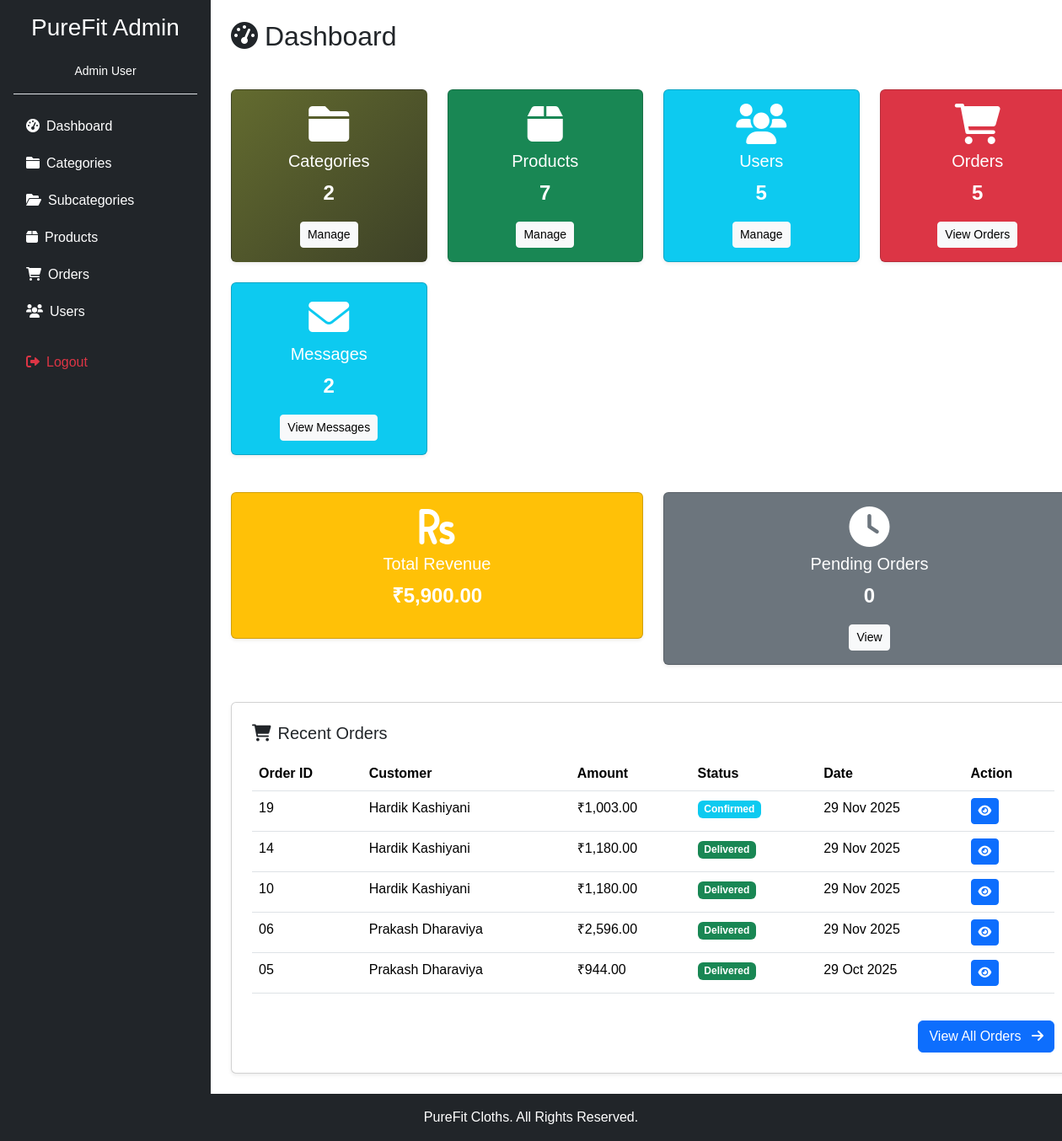
/admin/index.php (signed in), run on an earlier commit of the app's database.
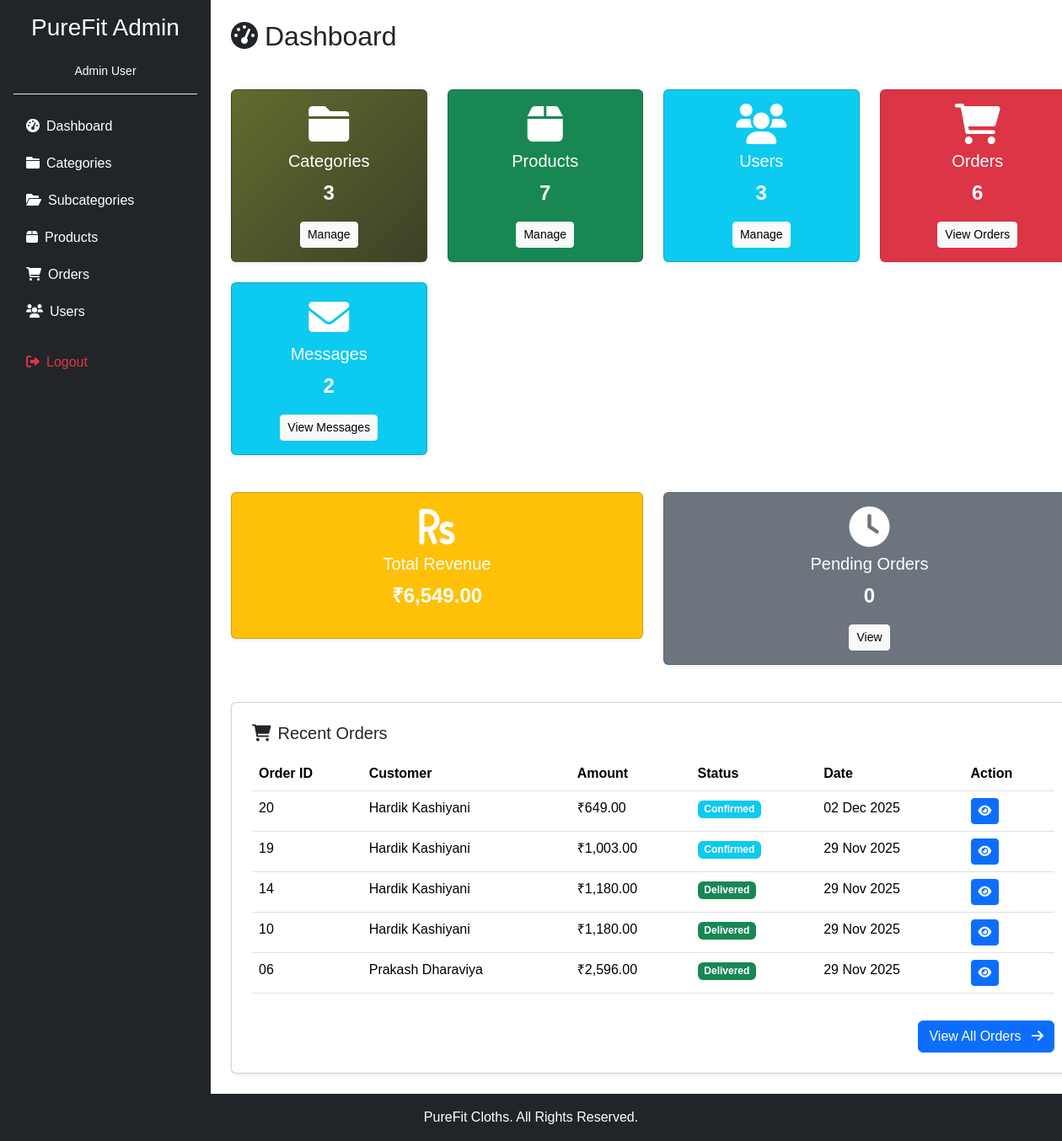
And on a later commit of the database.
### tables this page shows
CREATE TABLE `orders` (
  `order_id` int(11) NOT NULL,
  `user_id` int(11) NOT NULL,
  `total_amount` decimal(12,2) NOT NULL DEFAULT 0.00,
  `shipping_address` text NOT NULL,
  `payment_method_id` int(11) NOT NULL,
  `order_status` varchar(30) NOT NULL DEFAULT 'pending',
  `payment_status` varchar(30) NOT NULL DEFAULT 'pending',
  `transaction_id` varchar(150) DEFAULT NULL,
  `payment_notes` text DEFAULT NULL,
  `created_at` timestamp NOT NULL DEFAULT current_timestamp(),
  `updated_at` timestamp NOT NULL DEFAULT current_timestamp() ON UPDATE current_timestamp()
);

CREATE TABLE `users` (
  `user_id` int(11) NOT NULL,
  `username` varchar(60) NOT NULL,
  `email` varchar(150) NOT NULL,
  `password` varchar(255) NOT NULL,
  `first_name` varchar(80) DEFAULT NULL,
  `last_name` varchar(80) DEFAULT NULL,
  `phone` varchar(24) DEFAULT NULL,
  `address` text DEFAULT NULL,
  `role_id` int(11) NOT NULL DEFAULT 2,
  `is_active` tinyint(1) NOT NULL DEFAULT 1,
  `is_email_verified` tinyint(1) DEFAULT 0,
  `is_verified` tinyint(1) NOT NULL DEFAULT 0,
  `verification_token` varchar(255) DEFAULT NULL,
  `verification_sent_at` datetime DEFAULT NULL,
  `verified_at` datetime DEFAULT NULL,
  `created_at` timestamp NOT NULL DEFAULT current_timestamp(),
  `updated_at` timestamp NOT NULL DEFAULT current_timestamp() ON UPDATE current_timestamp()
);

### admin/index.php (the view, shortened to what the changed rows need)
<?php include 'layout.php';
$stats = [];
$result = mysqli_query($conn, "SELECT COUNT(*) as count FROM categories WHERE is_active = 1");
$stats['categories'] = mysqli_fetch_assoc($result)['count'];
$result = mysqli_query($conn, "SELECT COUNT(*) as count FROM products WHERE is_active = 1");
$stats['products'] = mysqli_fetch_assoc($result)['count'];
$result = mysqli_query($conn, "SELECT COUNT(*) as count FROM users WHERE is_active = 1");
$stats['users'] = mysqli_fetch_assoc($result)['count'];
$result = mysqli_query($conn, "SELECT COUNT(*) as count FROM orders");
$stats['orders'] = mysqli_fetch_assoc($result)['count'];
$result = mysqli_query($conn, "SELECT SUM(total_amount) as revenue FROM orders WHERE payment_status = 'completed'");
$stats['revenue'] = mysqli_fetch_assoc($result)['revenue'] ?? 0;
$result = mysqli_query($conn, "SELECT COUNT(*) as count FROM orders WHERE order_status = 'pending'");
$stats['pending_orders'] = mysqli_fetch_assoc($result)['count'];
$result = mysqli_query($conn, "SELECT COUNT(*) as count FROM contact_messages");
$stats['messages'] = mysqli_fetch_assoc($result)['count'];
$result = mysqli_query($conn, "SELECT COUNT(*) as count FROM contact_messages WHERE is_read = 0");
$stats['unread_messages'] = mysqli_fetch_assoc($result)['count'];
$recent_orders_query = "SELECT o.order_id, o.total_amount, o.order_status, o.created_at, u.first_name, u.last_name
                        FROM orders o
                        INNER JOIN users u ON o.user_id = u.user_id
                        ORDER BY o.created_at DESC LIMIT 5";
$recent_orders = mysqli_query($conn, $recent_orders_query);
?>
<h2 class="mb-4"><i class="fas fa-tachometer-alt me-2"></i>Dashboard</h2>
<div class="row g-4 mb-4">
    <div class="col-md-3">
        <div class="card text-white shadow-sm" style="background: linear-gradient(135deg, #636B2F, #3D4127);">
            <div class="card-body text-center">
                <i class="fas fa-folder fa-3x mb-2"></i>
                <h5 class="card-title">Categories</h5>
                <p class="fs-4 fw-bold"><?php echo $stats['categories']; ?></p>
                <a href="manage_categories.php" class="btn btn-light btn-sm">Manage</a>
            </div>
        </div>
    </div>
    <div class="col-md-3">
        <div class="card text-white bg-info shadow-sm">
            <div class="card-body text-center">
                <i class="fas fa-users fa-3x mb-2"></i>
                <h5 class="card-title">Users</h5>
                <p class="fs-4 fw-bold"><?php echo $stats['users']; ?></p>
                <a href="manage_users.php" class="btn btn-light btn-sm">Manage</a>
            </div>
        </div>
    </div>
    <div class="col-md-3">
        <div class="card text-white bg-danger shadow-sm">
            <div class="card-body text-center">
                <i class="fas fa-shopping-cart fa-3x mb-2"></i>
                <h5 class="card-title">Orders</h5>
                <p class="fs-4 fw-bold"><?php echo $stats['orders']; ?></p>
                <a href="manage_orders.php" class="btn btn-light btn-sm">View Orders</a>
            </div>
        </div>
    </div>
</div>
<div class="row g-4 mb-4">
    <div class="col-md-6">
        <div class="card text-white bg-warning shadow-sm">
            <div class="card-body text-center">
                <i class="fas fa-rupee-sign fa-3x mb-2"></i>
                <h5 class="card-title">Total Revenue</h5>
                <p class="fs-4 fw-bold">₹<?php echo number_format($stats['revenue'], 2); ?></p>
            </div>
        </div>
    </div>
</div>
<div class="card p-4 shadow-sm">
    <div class="table-responsive">
        <table class="table table-hover">
            <thead>
                <tr>
                    <th>Order ID</th>
                    <th>Customer</th>
                    <th>Amount</th>
                    <th>Status</th>
                    <th>Date</th>
                    <th>Action</th>
                </tr>
            </thead>
            <tbody>
                <?php if (mysqli_num_rows($recent_orders) > 0): ?>
                    <?php while ($order = mysqli_fetch_assoc($recent_orders)): ?>
                    <tr>
                        <?php $adminShort = sprintf('%02d', $order['order_id'] % 100); ?>
                        <td><?php echo $adminShort; ?></td>
                        <td><?php echo htmlspecialchars($order['first_name'] . ' ' . $order['last_name']); ?></td>
                        <td>₹<?php echo number_format($order['total_amount'], 2); ?></td>
                        <td>
                            <?php
                            $status_class = '';
                            switch($order['order_status']) {
                                case 'confirmed': $status_class = 'info'; break;
                                case 'delivered': $status_class = 'success'; break;
                            }
                            ?>
                            <span class="badge bg-<?php echo $status_class; ?>"><?php echo ucfirst($order['order_status']); ?></span>
                        </td>
                        <td><?php echo date('d M Y', strtotime($order['created_at'])); ?></td>
                        <td>
                            <a href="manage_orders.php?id=<?php echo $order['order_id']; ?>" class="btn btn-sm btn-primary">
                                <i class="fas fa-eye"></i>
                            </a>
                        </td>
                    </tr>
                    <?php endwhile; ?>
                <?php else: ?>
                    <tr>
                        <td colspan="6" class="text-center text-muted">No orders yet</td>
                    </tr>
                <?php endif; ?>
            </tbody>
        </table>
    </div>
</div>
<?php include 'footer.php'; ?>

What changed in the data, as far as the page shows it:
no longer on this page (row unchanged): orders: order_id "05", user.last_name "Prakash Dharaviya", total_amount "944.00", order_status "Delivered", created_at "29 Oct 2025"
added orders: order_id "20", user.last_name "Hardik Kashiyani", total_amount "649.00", order_status "Confirmed", created_at "02 Dec 2025"
Also different on the page:
$stats['categories']: "2" → "3"
$stats['users']: "5" → "3"
$stats['orders']: "5" → "6"
$stats['revenue']: "5,900.00" → "6,549.00"
